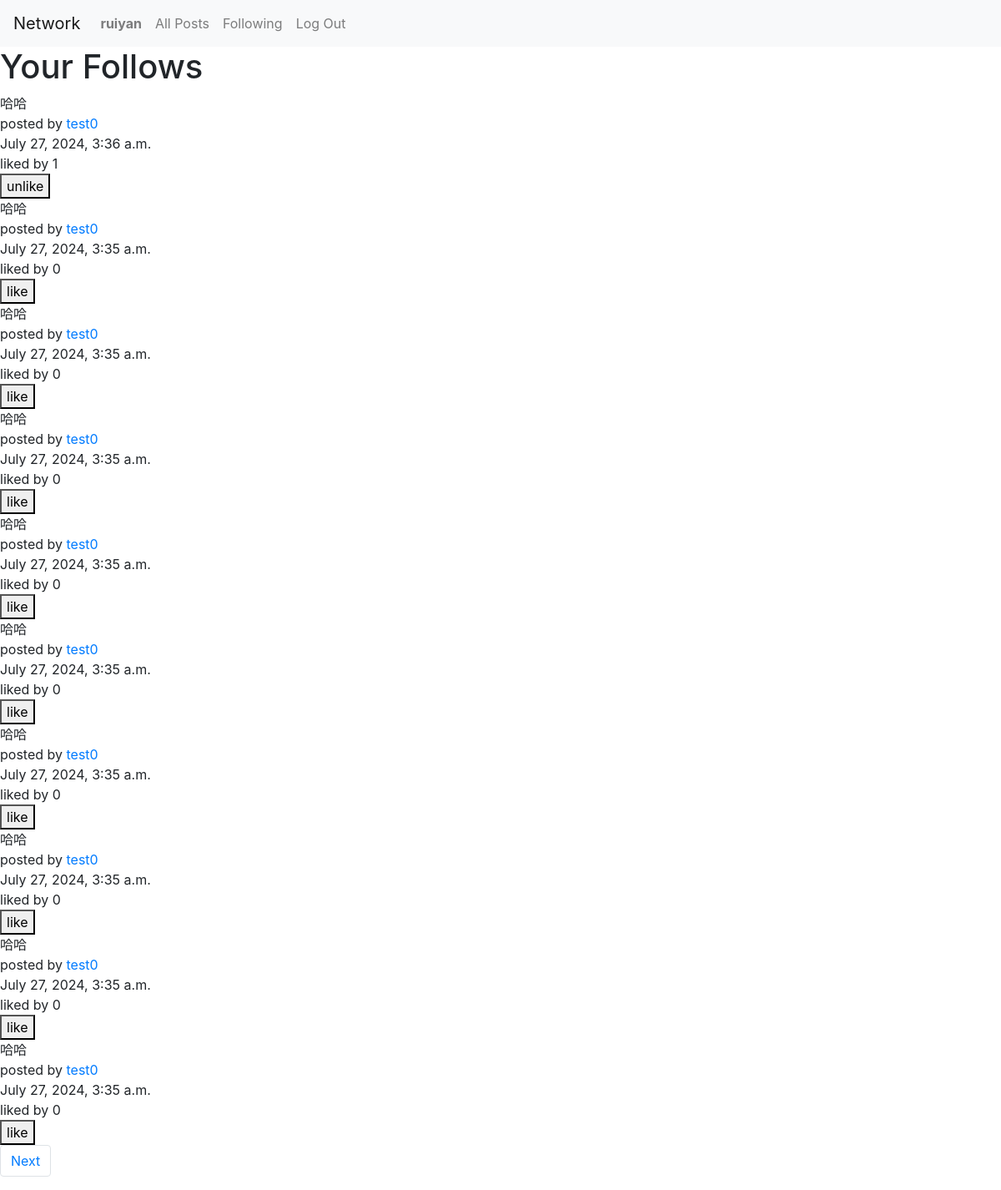
The app's page /following (signed in) with its own data.
### network/models.py (models this page shows)
class User(AbstractUser):
    pass

class Post(models.Model):
    poster = models.ForeignKey(User, null=True, on_delete=models.SET_NULL, related_name="poster")
    time = models.DateTimeField(auto_now_add=True)
    content = models.CharField(max_length=400)
    likes = models.IntegerField(default=0, validators=[MinValueValidator(0)])

### network/views.py (the view)
# urls.py: path("following", views.display_following, name="following"),
@login_required
def display_following(request):
    login_user = User.objects.get(pk=request.user.id)
    followeds = Followship.objects.filter(follower=login_user)
    posts = []
    for followed in followeds:
        followed_posts = Post.objects.filter(poster=followed.followed)
        print(f"{followed.followed} posts {followed_posts}")
        for followed_post in followed_posts:
            posts.append(followed_post)
    posts.sort(reverse=True, key=lambda x: x.time)
    posts_per_page = paginate(posts, request)
    liked_posts = []
    try:
        likes = Likeship.objects.filter(liker=request.user)
        for like in likes:
            liked_posts.append(like.post.id)
    except TypeError:
        liked_posts = []
    return render(request, "network/following.html", {
        "posts_per_page": posts_per_page,
        "liked_posts": liked_posts
    })

### network/views.py (called while the page is built)
def paginate(posts, request):
    paginator = Paginator(posts, 10)
    page_number = request.GET.get('page')
    posts_per_page = paginator.get_page(page_number)
    return posts_per_page

### network/templates/network/following.html
{% extends "network/layout.html" %}
{% block body %}
  <h1>Your Follows</h1>
{% endblock %}

### network/templates/network/layout.html (shortened to what this page needs)
{% load static %}
<!DOCTYPE html>
<html lang="en">
    <head>
        <link rel="stylesheet" href="https://stackpath.bootstrapcdn.com/bootstrap/4.4.1/css/bootstrap.min.css">
        <link href="{% static 'network/styles.css' %}" rel="stylesheet">
    </head>
    <body>
        <nav class="navbar navbar-expand-lg navbar-light bg-light">
            <a class="navbar-brand" href="{% url 'index' %}">Network</a>
            <div>
              <ul class="navbar-nav mr-auto">
                {% if user.is_authenticated %}
                {% if user %}
                    <li class="nav-item">
                        <a class="nav-link" href="{% url 'profile' user_id=user.id %}"><strong>{{ user.username }}</strong></a>
                    </li>
                {% endif %}
                {% endif %}
                <li class="nav-item">
                  <a class="nav-link" href="{% url 'index' %}">All Posts</a>
                </li>
                {% if user.is_authenticated %}
                    <li class="nav-item">
                        <a class="nav-link" href="{% url 'following' %}">Following</a>
                    </li>
                    <li class="nav-item">
                        <a class="nav-link" href="{% url 'logout' %}">Log Out</a>
                    </li>
                {% endif %}
              </ul>
            </div>
          </nav>
        <div class="body">
            {% block body %}
            {% endblock %}
            <div class="posts-view">
                {% for post in posts_per_page %}
                <div id="content_{{ post.id }}">{{ post.content }}</div>
                {% if post.poster %}
                <div>posted by <a href="{% url 'profile' user_id=post.poster.id %}">{{ post.poster }}</a></div>
                {% else %}
                <div>The User who posted this has left</div>
                {% endif %}
                <div>{{ post.time }}</div>
                <div id="likes_{{ post.id }}" data-count="{{ post.likes }}">liked by {{ post.likes }}</div>
                {% if user.is_authenticated %}
                {% if user == post.poster %}
                <div>
                    <button class="edit-button" data-id="{{ post.id }}">Edit</button>
                </div>
                {% else %}
                {% if post.id in liked_posts %}
                <button class="like-button" data-id="{{ post.id }}">unlike</button>
                {% else %}
                <button class="like-button" data-id="{{ post.id }}">like</button>
                {% endif %}
                {% endif %}
                {% endif %}
                {% endfor %}
            </div>
              <nav aria-label="Page navigation example">
                  <ul class="pagination">
                  {% if posts_per_page.has_next %}
                    <li class="page-item"><a class="page-link" href="?page={{ posts_per_page.next_page_number }}">Next</a></li>
                  {% endif %}
                  </ul>
                </nav>
        </div>
    </body>
</html>

### records on screen
User: username "ruiyan"
Post: content "哈哈", poster "test0", time "July 27, 2024, 3:36 a.m.", likes "1"
Post: content "哈哈", poster "test0", time "July 27, 2024, 3:35 a.m.", likes "0"
Post: content "哈哈", poster "test0", time "July 27, 2024, 3:35 a.m.", likes "0"
Post: content "哈哈", poster "test0", time "July 27, 2024, 3:35 a.m.", likes "0"
Post: content "哈哈", poster "test0", time "July 27, 2024, 3:35 a.m.", likes "0"
Post: content "哈哈", poster "test0", time "July 27, 2024, 3:35 a.m.", likes "0"
Post: content "哈哈", poster "test0", time "July 27, 2024, 3:35 a.m.", likes "0"
Post: content "哈哈", poster "test0", time "July 27, 2024, 3:35 a.m.", likes "0"
Post: content "哈哈", poster "test0", time "July 27, 2024, 3:35 a.m.", likes "0"
Post: content "哈哈", poster "test0", time "July 27, 2024, 3:35 a.m.", likes "0"
